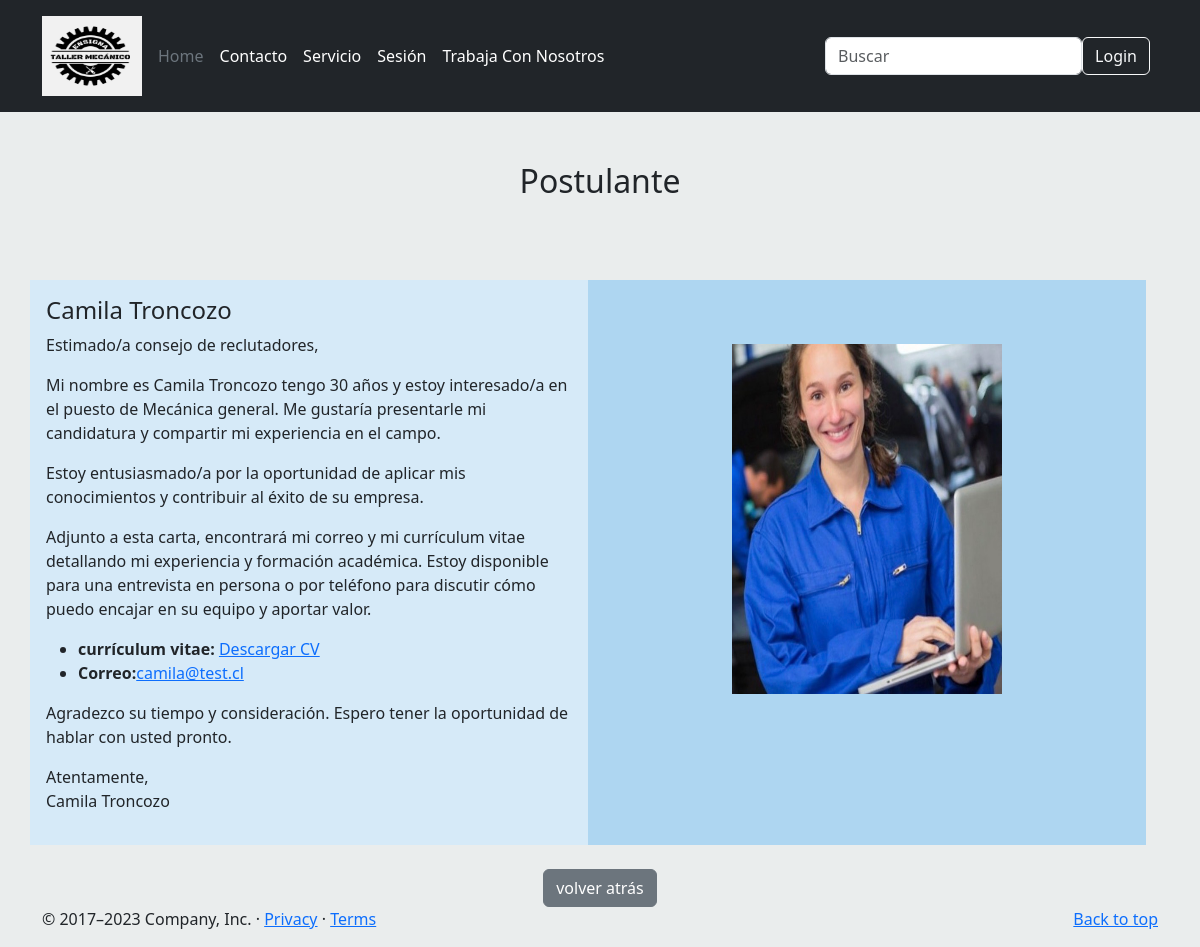
Page /informacion_postulante/2/ on the committed database.
### appweb/models.py (models this page shows, shortened)
class Postulante(models.Model):
    id_postulante=models.AutoField(primary_key=True)
    nombre = models.CharField(max_length=100)
    apellido = models.CharField(max_length=80)
    email = models.EmailField()
    edad = models.IntegerField()
    cargo_postulacion = models.ForeignKey(Cargo, on_delete=models.PROTECT)
    experiencia = models.CharField(max_length=100)
    fotografia = models.ImageField(null=True, upload_to='postulantes')
    cv= models.FileField(upload_to='cv/')

class Cargo(models.Model):
    nombre = models.CharField(max_length=50)
    def __str__(self):
        return self.nombre

### appweb/views.py (the view)
# urls.py: path('informacion_postulante/<id_postulante>/',Inform_postulante,name="Inform_postulante"),
def Inform_postulante(request,id_postulante):
    postulantes = Postulante.objects.filter(id_postulante=id_postulante)
    data = {
        "postulantes" : postulantes
    }
    print(data)
    return render(request, "informacion_postulante.html",data)

### appweb/templates/informacion_postulante.html (shortened to what this page needs)
{% extends 'base.html' %}
{% load static %}
{% block contenido %}
<div class="container" style="margin-top: 50px">
  <center><h2>Postulante</h2></center>
  <div id="profesionales_excelencia" class="row">
    <div class="cont-profesionales col-lg-12 col-md-12 col-sm-12 col-xs-12">
      <br>
      <br>
      <br>
      <div class="cont-listado row">
        <div class="row " id="menu">
            {% for p in postulantes %}
            <div class="col-md-6 p-3" style="background-color:#D6EAF8;">
                <h4> {{p.nombre}} {{p.apellido}}</h4>
                <p>Estimado/a consejo de reclutadores,</p>
                <p>Mi nombre es {{p.nombre}} {{p.apellido}} tengo {{p.edad}} años y estoy interesado/a en el puesto de {{p.cargo_postulacion}}. Me gustaría
                    presentarle mi candidatura y
                    compartir mi experiencia en el campo.</p>
                <p> Estoy entusiasmado/a por la oportunidad de aplicar mis conocimientos y contribuir al éxito de su empresa.</p>
                <p>Adjunto a esta carta, encontrará mi correo y mi currículum vitae detallando mi experiencia y formación académica. Estoy
                    disponible para una entrevista en persona o por teléfono para discutir cómo puedo encajar en su equipo y aportar valor.</p>
                 <ul>
                    <li><strong>currículum vitae:</strong> <a href="{{ p.cv.url }}">Descargar CV</a></li>
                    <li><strong>Correo:</strong><a href="mailto:{{ p.email }}">{{ p.email }}</a></li>
                </ul>
                <p>Agradezco su tiempo y consideración. Espero tener la oportunidad de hablar con usted pronto.</p>
                <p>Atentamente,<br>
                {{p.nombre}} {{p.apellido}}</p>
            </div>
            <div class="col-md-6 p-3" style="background-color:#AED6F1;">
                <br>
                <br>
                <center><a href="#">
                    {% if p.fotografia %}
                    <img width="270" height="350"
                      src="{{p.fotografia.url}}"
                      class="img-responsive wp-post-image" alt="" decoding="async" loading="lazy">
                    {% else %}
                      <img width="270" height="350"
                      src=""
                      class="img-responsive wp-post-image" alt="" decoding="async" loading="lazy">
                    {% endif%}
                    </a>
                </center>
            </div>
            {% endfor %}
        </div>
        <section>
          <br>
          <center><input type="button" class="btn btn-secondary btn" onclick="history.back()" name="volver atrás" value="volver atrás"></center>
        </section>
    </div>
  </div>
</div>
{% endblock %}

### rows in the picture
Postulante: nombre "Camila", apellido "Troncozo", edad "30", cargo_postulacion "Mecánica general", email "camila@test.cl", fotografia (picture)
